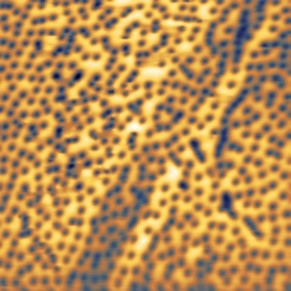
#> input picture Fieldcold/3.jpg, 291 x 291 px; its folder holds 4 pictures in this run
$ python main.py
#> lines starting #> are read from the running program, lines starting #| are printed output that depends on the picture
### vortex.py
import numpy as np
from scipy.ndimage import maximum_filter
import cv2
import glob
import matplotlib.pyplot as plt
from scipy.special import kn
from scipy.spatial.distance import pdist, squareform
import seaborn as sns

# import matplotlib
# matplotlib.use('TkAgg')

class Vortex:
    def __init__(self,image_path, size, lambda_=1):
        self.size=np.array(size)
        self.image_path=image_path

        self.lambda_ = lambda_   # Penetration depth um
        self.vortex_positions=None
        self.pinning_forces=None
        self.pixel_size=np.array([1,1])
        self.neighbor=None
        self.coordinate_number=None
        self._nearest_distance=None

    @property
    def nearest_distance(self):
        return self.cal_nearest_distance(show=False)

    # [28 lines left out: function cal_nearest_distance, not called in this run]

    def build_dog_pyramid(self,min_radius,scales_per_octave=5,sigma=1,inverse=False):
        #构建高斯金字塔
        image = cv2.imread(self.image_path)
        if image is None:
            print("Error: unable to load image.")
            return
        if len(image.shape)==3:
            image = cv2.cvtColor(image, cv2.COLOR_BGR2GRAY).astype(np.float32)
        else:
            image=image.astype(np.float32)
        if inverse:
            image=255-image
        k = 2 ** (1.0 / scales_per_octave)  # 尺度倍增系数
        image=cv2.GaussianBlur(image,(0,0),sigmaX=min_radius*sigma)
        image=cv2.resize(image,(int(image.shape[1]/min_radius),int(image.shape[0]//min_radius)),interpolation=cv2.INTER_NEAREST)
        octave_images = np.empty((scales_per_octave+1,*image.shape), dtype=np.float32)
        sigma_total = sigma
        for s in range(scales_per_octave + 1):  # 每octave多生成3幅用于极值检测
            if  s == 0:
                octave_images[0]=(image.astype(np.float32))
            else:
                sigma_effective = sigma_total * np.sqrt(k**2 - 1)
                octave_images[s] = cv2.GaussianBlur(octave_images[s-1], (0, 0), sigmaX=sigma_effective)
            sigma_total *= k
        #构建高斯差分金字塔
        k=2**(1.0/scales_per_octave)
        dog_octave = np.zeros((scales_per_octave,*octave_images.shape[1:]), dtype=np.float32)
        for i in range(1, len(octave_images)):
            dog_octave[i-1] = octave_images[i] - octave_images[i-1]
        min_val=np.min(dog_octave)
        max_val=np.max(dog_octave)
        dog_octave=(dog_octave-min_val)/(max_val-min_val+1e-5)*255
        return dog_octave

    def detect_vortices(self,min_radius,threshold=100,inverse=False,show=False):
#> called with min_radius = 1, threshold = 130, inverse = False, show = True
        image = cv2.imread(self.image_path)
#> image is the input picture: shape (291, 291, 3); mean B, G, R 83.5, 141.3, 184.7
        self.pixel_size=self.size/np.array(image.shape[:2])
#> self.pixel_size = [0.0687, 0.0687]
        scales_per_octave=5
        sigma=1
        dog_octave = self.build_dog_pyramid(min_radius,scales_per_octave,sigma,inverse)
#> in build_dog_pyramid, `image = cv2.cvtColor(image, cv2.COLOR_BGR2GRAY).astype(np.float32)`:
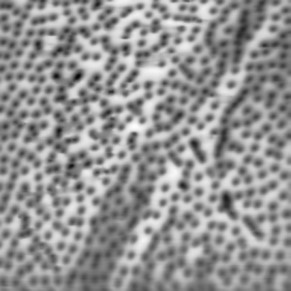
#> image: shape (291, 291) float32; min 5, max 253, mean 147.7
#> after the loop in build_dog_pyramid, `for s in range(scales_per_octave + 1):`: sigma_total = 2.3
#> the loop in build_dog_pyramid, `for i in range(1, len(octave_images)):` made 5 passes
#> in build_dog_pyramid, `min_val=np.min(dog_octave)`: min_val = -6.65
#> in build_dog_pyramid, `max_val=np.max(dog_octave)`: max_val = 10.02

        # 在多尺度上检测涡旋
        neighborhood_max=maximum_filter(dog_octave,size=(2*scales_per_octave+1,5,5))
        local_max=((dog_octave==neighborhood_max)&(dog_octave>threshold))
        y_coords,x_coords=(np.array(np.where(local_max)[1:])*min_radius).astype(np.int16)
#> y_coords = 566 values, max 290 at index 556, min 0 at index 0, mean 138.8; x_coords = 566 values, max 290 at index 11, min 0 at index 2, mean 139.9
        vortices=np.array(list(zip(x_coords,y_coords)))
#> vortices = 566 pairs, first value 0 to 290, second value 0 to 290
        self.vortex_positions=vortices
#> self.vortex_positions has the same summary as vortices
        if show:
            if len(image.shape) == 3:
                image = cv2.cvtColor(image, cv2.COLOR_BGR2RGB)
#> image: shape (291, 291, 3)
            else:
                image = cv2.cvtColor(image, cv2.COLOR_GRAY2RGB)

            fig, ax = plt.subplots(figsize=(10, 8))
            ax.imshow(image)
            scatter = ax.scatter(vortices[:, 0], vortices[:, 1],
                               c='red', marker='o', s=20,
                               edgecolors='white', linewidths=0.5)
            ax.set_title('Detected Vortices (Click to add/remove)')
            ax.axis('off')
            plt.tight_layout()
            # [21 lines left out: function onclick, not called in this run]

            fig.canvas.mpl_connect('button_press_event', onclick)
            plt.show()
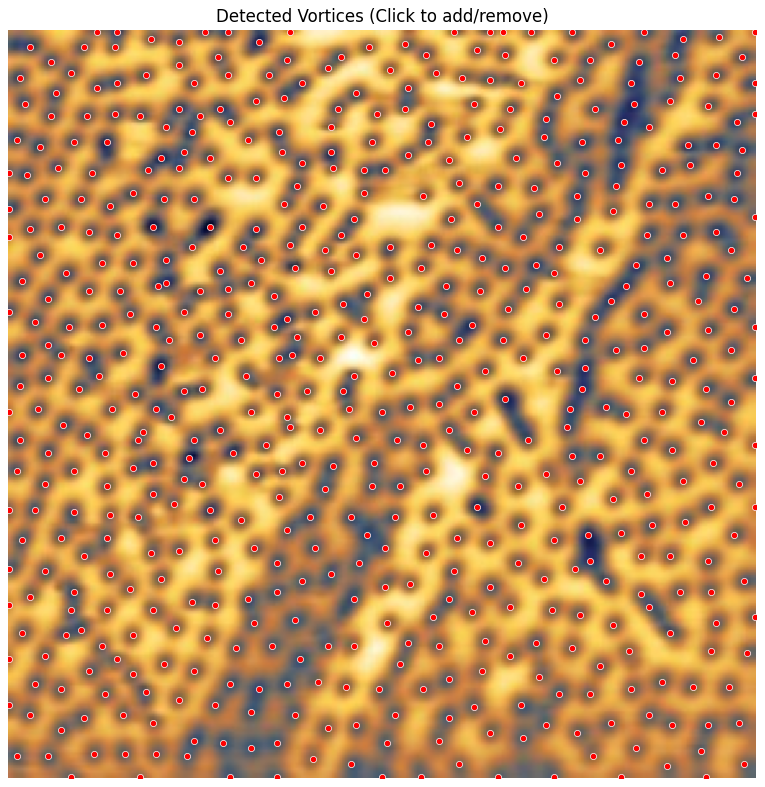
#> figure drawn by matplotlib, 1 panel
        return self.vortex_positions*self.pixel_size

    # [113 lines left out: functions calc_pinning_force, draw_pinning_force, analyze_vortex_neighbors, not called in this run]

# [11 lines that do not run on import are left out]
    # vortex.draw_pinning_force(text=True)

### main.py
import glob
from vortex import Vortex
import numpy as np

extensions=['jpg','png']
images=[]
for ext in extensions:
    images.extend(glob.glob(f"./Fieldcold/*.{ext}"))

vortex=Vortex(images[1],(20,20))

#检测涡旋位置，inverse颜色反转，show预览与手动调整
vortex.detect_vortices(1,threshold=130,inverse=False,show=True)
#计算钉扎力，lambda_为T=Tf穿透深度，单位微米
# vortex.calc_pinning_force(lambda_=1)

#Delaunay 三角剖分与配位数计算
# vortex.analyze_vortex_neighbors()

#绘制钉扎力
# vortex.draw_pinning_force()

#保存涡旋位置
#np.savetxt('vortex_positions.txt', vortex.vortex_positions)

#保存配位数
#np.savetxt('coordination_numbers.txt', vortex.coordination_number)

#保存邻接关系
#np.savetxt('neighbor.txt', vortex.neighbor)
